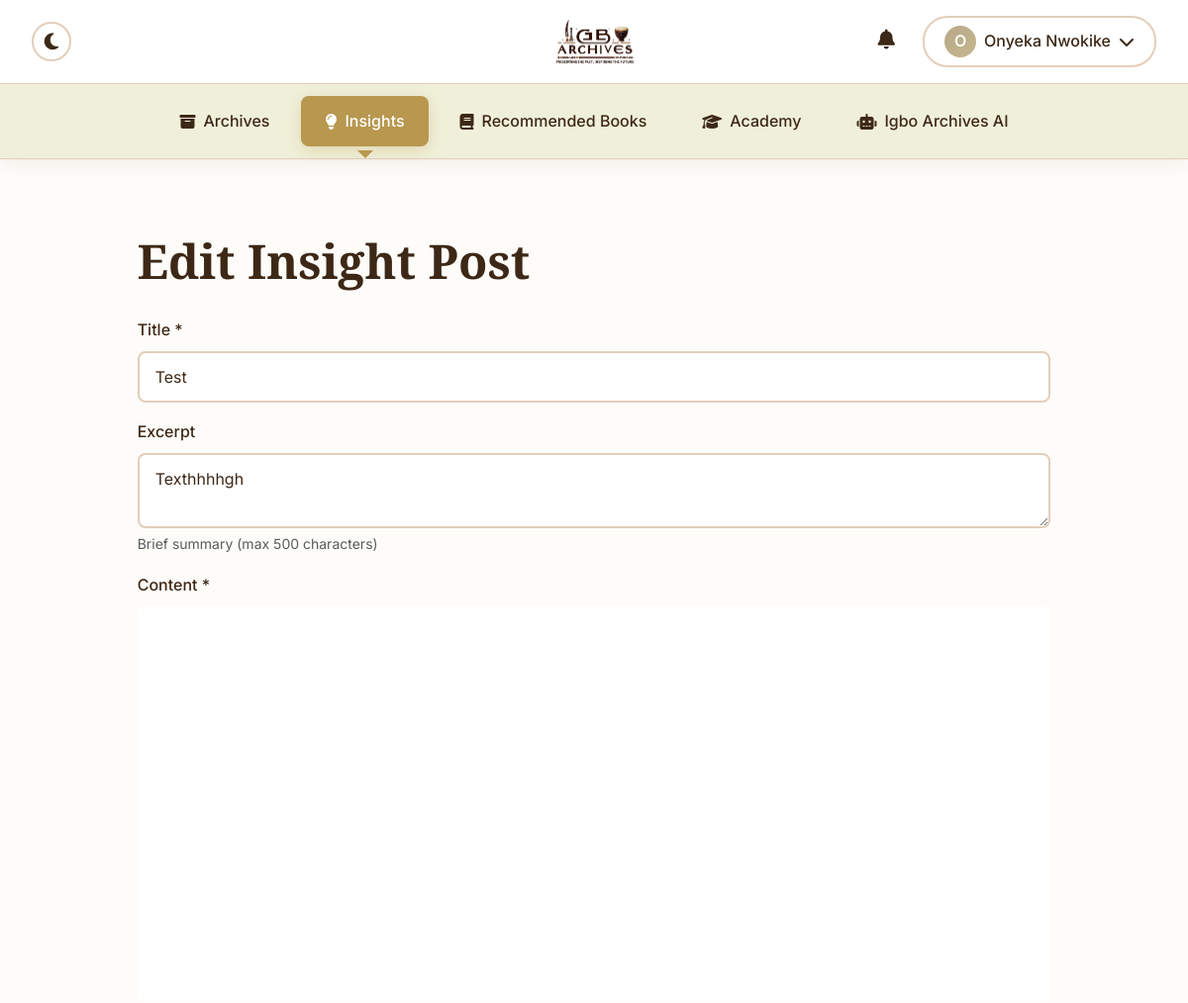
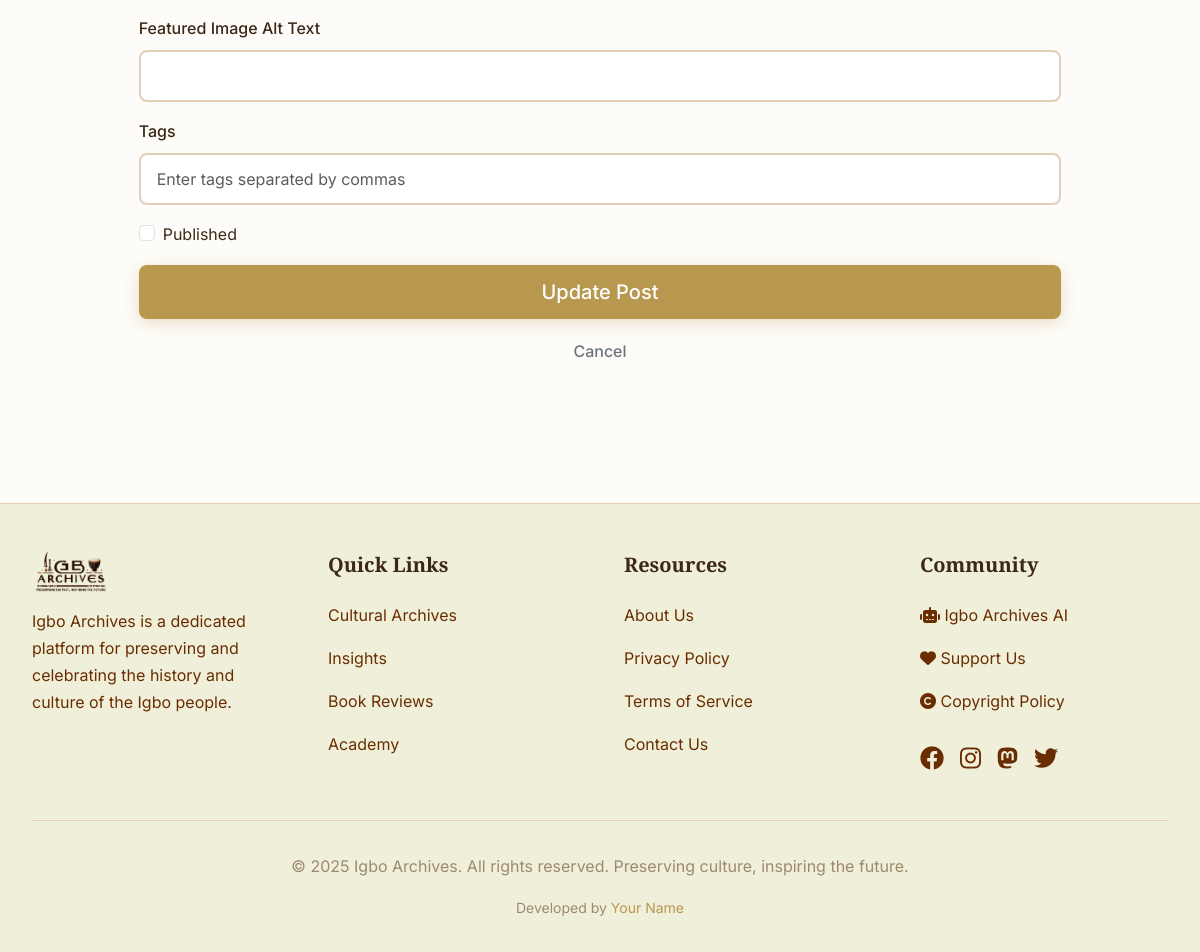
/insights/test/edit/ (signed in), run on the app's committed database (2 pictures, top to bottom).
### users/models.py (models this page shows, shortened)
class CustomUser(AbstractUser):
    full_name = models.CharField(max_length=200, blank=True)
    bio = models.TextField(blank=True)
    profile_picture = models.ImageField(upload_to='profile_pictures/', blank=True, null=True)
    social_links = models.JSONField(default=dict, blank=True)
    def get_display_name(self):
        return self.full_name or (self.email.split('@')[0] if self.email else self.username)

### insights/models.py (models this page shows, shortened)
class InsightPost(models.Model):
    title = models.CharField(max_length=255)
    slug = models.SlugField(unique=True)
    content_json = EditorJsJSONField(
        blank=True,
        null=True,
        help_text="Block-based content using Editor.js"
    )
    legacy_content = models.TextField(blank=True, help_text="Legacy HTML content")
    excerpt = models.TextField(max_length=500, blank=True)
    featured_image = models.ImageField(
        upload_to='insights/',
        blank=True,
        null=True,
        validators=[
            FileExtensionValidator(['jpg', 'jpeg', 'png', 'webp']),
            validate_file_size
        ]
    )
    alt_text = models.CharField(max_length=255, blank=True)
    image_caption = models.CharField(max_length=500, blank=True, help_text="Image caption with copyright/source info")
    image_description = models.TextField(blank=True, help_text="Detailed image description")
    copyright_info = models.CharField(max_length=500, blank=True, help_text="Copyright or image source")
    submit_as_archive = models.BooleanField(default=True, help_text="Submit uploaded images as archives")
    author = models.ForeignKey(User, on_delete=models.CASCADE, related_name='insights')
    created_at = models.DateTimeField(auto_now_add=True)
    updated_at = models.DateTimeField(auto_now=True)
    is_published = models.BooleanField(default=False)
    is_approved = models.BooleanField(default=False)
    pending_approval = models.BooleanField(default=False, help_text="Post is pending admin approval")
    submitted_at = models.DateTimeField(null=True, blank=True, help_text="When post was submitted for approval")
    posted_to_social = models.BooleanField(default=False)
    tags = TaggableManager()
    class Meta:
        ordering = ['-created_at']
    @property
    def content(self):
        return self.content_json if self.content_json else self.legacy_content

### insights/views.py (the view, shortened to what this page needs)
# urls.py: path('<slug:slug>/edit/', views.insight_edit, name='edit'),
@login_required
def insight_edit(request, slug):
    insight = get_object_or_404(InsightPost, slug=slug, author=request.user)
    initial_content = ''
    if insight.content_json:
        initial_content = insight.content_json
    return render(request, 'insights/edit.html', {
        'insight': insight,
        'initial_content': initial_content
    })

### core/context_processors.py (called while the page is built)
def pwa_settings(request):
    return {
        'VAPID_PUBLIC_KEY': getattr(settings, 'VAPID_PUBLIC_KEY', ''),
    }

def monetization_settings(request):
    return {
        'ENABLE_ADSENSE': getattr(settings, 'ENABLE_ADSENSE', False),
        'GOOGLE_ADSENSE_CLIENT_ID': getattr(settings, 'GOOGLE_ADSENSE_CLIENT_ID', ''),
        'ENABLE_DONATIONS': getattr(settings, 'ENABLE_DONATIONS', False),
        'STRIPE_PUBLIC_KEY': getattr(settings, 'STRIPE_PUBLIC_KEY', ''),
    }

### insights/templates/insights/edit.html (shortened to what this page needs)
{% extends 'base.html' %}
{% load static %}
{% block content %}
<div class="container mt-4">
    <div class="row justify-content-center">
        <div class="col-lg-10">
            <h1 class="mb-4">Edit Insight Post</h1>
            <form method="post" enctype="multipart/form-data" id="editInsightForm">
                <div class="mb-3">
                    <label for="title" class="form-label">Title *</label>
                    <input type="text" class="form-control" id="title" name="title" value="{{ insight.title }}" required>
                </div>
                <div class="mb-3">
                    <label for="excerpt" class="form-label">Excerpt</label>
                    <textarea class="form-control" id="excerpt" name="excerpt" rows="2" maxlength="500">{{ insight.excerpt }}</textarea>
                    <div class="form-text">Brief summary (max 500 characters)</div>
                </div>
                <div class="mb-3">
                    <label class="form-label">Content *</label>
                    <div id="editor" class="quill-editor-container"></div>
                </div>
                <div class="mb-3">
                    <label for="alt_text" class="form-label">Featured Image Alt Text</label>
                    <input type="text" class="form-control" id="alt_text" name="alt_text" value="{{ insight.alt_text }}">
                </div>
                <div class="mb-3">
                    <label for="tags" class="form-label">Tags</label>
                    <input type="text" class="form-control" id="tags" name="tags" value="{% for tag in insight.tags.all %}{{ tag.name }}{% if not forloop.last %}, {% endif %}{% endfor %}" placeholder="Enter tags separated by commas">
                </div>
                <div class="mb-3 form-check">
                    <input type="checkbox" class="form-check-input" id="is_published" name="is_published" {% if insight.is_published %}checked{% endif %}>
                    <label class="form-check-label" for="is_published">Published</label>
                </div>
                <div class="d-grid gap-2">
                    <button type="submit" class="btn btn-primary btn-lg">Update Post</button>
                    <a href="{% url 'insights:detail' insight.slug %}" class="btn btn-outline-secondary">Cancel</a>
                </div>
            </form>
        </div>
    </div>
</div>
{% endblock %}
{% block extra_js %}
<link href="https://cdn.quilljs.com/1.3.7/quill.snow.css" rel="stylesheet">
{% endblock %}

### core/templates/base.html (shortened to what this page needs)
{% load static %}
{% load pwa %}
<!DOCTYPE html>
<html lang="en">
<head>
    <link href="https://cdn.jsdelivr.net/npm/bootstrap@5.3.0/dist/css/bootstrap.min.css" rel="stylesheet">
    <link rel="stylesheet" href="https://cdnjs.cloudflare.com/ajax/libs/font-awesome/6.4.0/css/all.min.css">
    <link rel="stylesheet" href="{% static 'css/style.css' %}">
    <link rel="stylesheet" href="{% static 'css/notifications.css' %}">
</head>
<body>
    <div class="sticky-header-wrapper">
        <header class="main-header">
            <div class="header-container">
                <button class="dark-mode-toggle" aria-label="Toggle dark mode" id="darkModeToggle">
                    <i class="fas fa-moon"></i>
                </button>
                <a class="logo-container" href="/">
                    <img src="{% static 'images/logos/logo-light.png' %}" alt="Igbo Archives" class="logo-image logo-light">
                </a>
                <div class="user-menu">
                    {% if user.is_authenticated %}
                        <div class="notification-bell-container">
                            <button class="notification-bell" id="notificationBell" aria-label="Notifications">
                                <i class="fas fa-bell"></i>
                            </button>
                        </div>
                        <button class="profile-button" id="profileButton">
                            {% if user.profile_picture %}
                            <div class="profile-icon profile-icon-image">
                                <img src="{{ user.profile_picture.url }}" alt="{{ user.get_display_name }}">
                            </div>
                            {% else %}
                            <div class="profile-icon">{{ user.get_display_name|slice:":1"|upper }}</div>
                            {% endif %}
                            <span class="d-none d-sm-inline">{{ user.get_display_name }}</span>
                            <i class="fas fa-chevron-down"></i>
                        </button>
                    {% else %}
                        <a href="/accounts/login/" class="login-button">
                            <i class="fas fa-sign-in-alt"></i> Login
                        </a>
                    {% endif %}
                </div>
            </div>
        </header>
        <nav class="desktop-nav">
            <div class="nav-container">
                <a href="/archives/" class="nav-link {% if request.path == '/archives/' or request.path == '/' %}active{% endif %}">
                    <i class="fas fa-archive"></i> Archives
                </a>
                <a href="/insights/" class="nav-link {% if '/insights/' in request.path %}active{% endif %}">
                    <i class="fas fa-lightbulb"></i> Insights
                </a>
                <a href="/books/" class="nav-link {% if '/books/' in request.path %}active{% endif %}">
                    <i class="fas fa-book"></i> Recommended Books
                </a>
                <a href="/academy/" class="nav-link {% if '/academy/' in request.path %}active{% endif %}">
                    <i class="fas fa-graduation-cap"></i> Academy
                </a>
                <a href="https://ai.igboarchives.com.ng" class="nav-link" target="_blank" rel="noopener noreferrer">
                    <i class="fas fa-robot"></i> Igbo Archives AI
                </a>
            </div>
        </nav>
    </div>
    <main class="container-main">
        {% block content %}
        {% endblock %}
    </main>
    <footer class="main-footer">
        <div class="footer-container">
            <div class="footer-grid">
                <div class="footer-section">
                    <div style="margin-bottom: 1rem;">
                        <img src="{% static 'images/logos/logo-light.png' %}" alt="Igbo Archives" class="logo-image logo-light" style="height: 40px; width: auto;">
                    </div>
                    <p style="color: var(--text-secondary); line-height: 1.7;">
                        Igbo Archives is a dedicated platform for preserving and celebrating the history and culture of the Igbo people.
                    </p>
                </div>
                <div class="footer-section">
                    <h3>Quick Links</h3>
                    <a href="/archives/" class="footer-link">Cultural Archives</a>
                    <a href="/insights/" class="footer-link">Insights</a>
                    <a href="/books/" class="footer-link">Book Reviews</a>
                    <a href="/academy/" class="footer-link">Academy</a>
                </div>
                <div class="footer-section">
                    <h3>Resources</h3>
                    <a href="/about/" class="footer-link">About Us</a>
                    <a href="/privacy/" class="footer-link">Privacy Policy</a>
                    <a href="/terms/" class="footer-link">Terms of Service</a>
                    <a href="/contact/" class="footer-link">Contact Us</a>
                </div>
                <div class="footer-section">
                    <h3>Community</h3>
                    <a href="https://ai.igboarchives.com.ng" class="footer-link" target="_blank" rel="noopener noreferrer">
                        <i class="fas fa-robot"></i> Igbo Archives AI
                    </a>
                    <a href="/donate/" class="footer-link">
                        <i class="fas fa-heart"></i> Support Us
                    </a>
                    <a href="/copyright/" class="footer-link">
                        <i class="fas fa-copyright"></i> Copyright Policy
                    </a>
                    <div class="footer-link" style="display: flex; align-items: center; gap: 1rem; padding: 0.5rem 0; margin-top: 0.5rem;">
                        <a href="https://www.facebook.com/IgboArchives/" target="_blank" rel="noopener noreferrer" style="color: var(--text-secondary); font-size: 1.5rem; transition: color 0.2s;">
                            <i class="fab fa-facebook"></i>
                        </a>
                        <a href="https://www.instagram.com/IgboArchives.com.ng/" target="_blank" rel="noopener noreferrer" style="color: var(--text-secondary); font-size: 1.5rem; transition: color 0.2s;">
                            <i class="fab fa-instagram"></i>
                        </a>
                        <a href="https://mastodon.social/@Igbo_Archives" target="_blank" rel="noopener noreferrer" style="color: var(--text-secondary); font-size: 1.5rem; transition: color 0.2s;">
                            <i class="fab fa-mastodon"></i>
                        </a>
                        <a href="https://twitter.com/IgboArchives" target="_blank" rel="noopener noreferrer" style="color: var(--text-secondary); font-size: 1.5rem; transition: color 0.2s;">
                            <i class="fab fa-twitter"></i>
                        </a>
                    </div>
                </div>
            </div>
            <div class="footer-bottom">
                <p>&copy; 2025 Igbo Archives. All rights reserved. Preserving culture, inspiring the future.</p>
                <p style="margin-top: 0.5rem; font-size: 0.875rem; color: var(--text-muted);">
                    Developed by <a href="https://github.com/yourusername" target="_blank" rel="noopener noreferrer" style="color: var(--vintage-gold); text-decoration: none;">Your Name</a>
                </p>
            </div>
        </div>
    </footer>
    {% block extra_js %}{% endblock %}
</body>
</html>

### core/static/css/notifications.css (style rules this page uses)
.notification-bell { position: relative; cursor: pointer; padding: 8px 12px; background: transparent; border: none; transition: all 0.2s; }
.notification-bell i { font-size: 1.25rem; color: var(--text-primary); }

### insights/templates/insights/edit.html (style rules this page uses)
.quill-editor-container { height: 400px; background: white; border-radius: 8px; }

### data on the page
CustomUser: get_display_name "O", get_display_name "Onyeka Nwokike"
InsightPost: title "Test", excerpt "Texthhhhgh"
